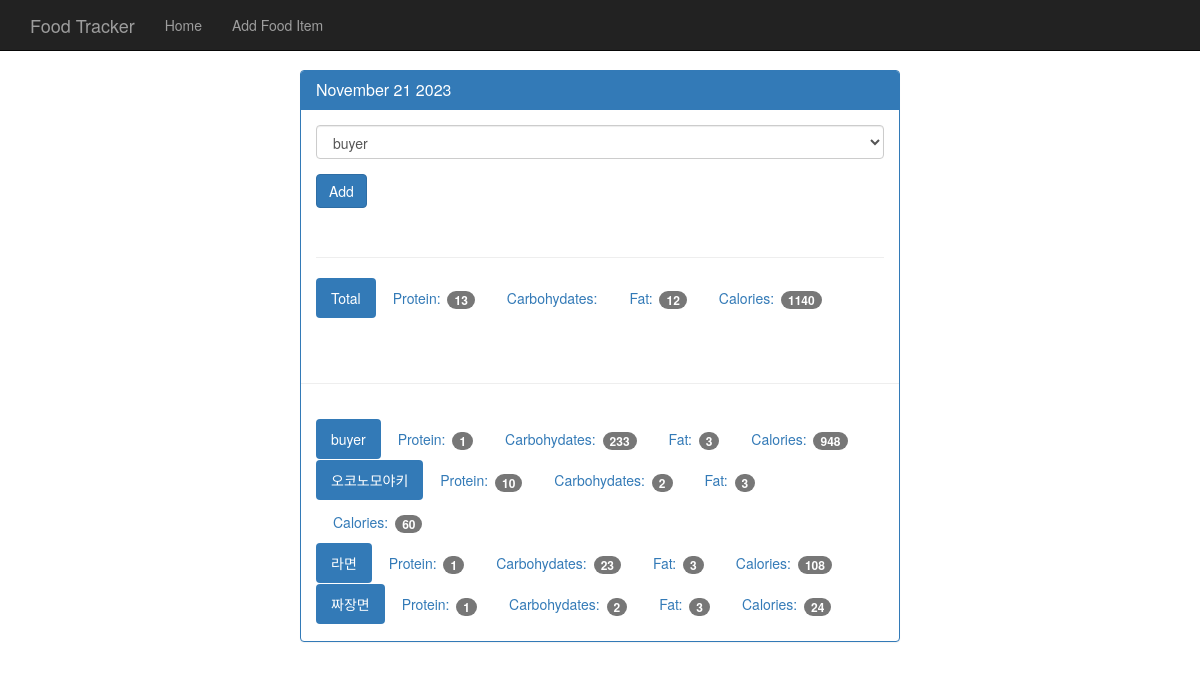
The app's page /view/20231121 with its own data.
### tables this page shows
CREATE TABLE food(
     id integer primary key autoincrement,
     name text not null,
     protein integer not null,
     carbohydrates integer not null,
     fat integer not null,
     calories integer not null

);

### app.py (the view)
@app.route('/view/<date>',methods=['GET','POST'])
def view(date):
    db = get_db()
    cur = db.execute('select id, entry_date from log_date where entry_date=?', [date])
    result = cur.fetchone()
    print(result)
    if request.method =='POST':
        db.execute('''insert into food_date (food_id,log_date_id)
                      values(?,?)''',[request.form['foodname'],result['id']])
        db.commit()
    dateFormate=datetime.strptime(str(result['entry_date']),'%Y%m%d')
    print(dateFormate)
    resultDate = datetime.strftime(dateFormate,'%B %d %Y')
    print(resultDate)
    food_cur =db.execute('select id,name from food')
    foodlist=food_cur.fetchall()
    print(foodlist)
    log_cur=db.execute('''select food.id,food.name,food.protein,food.carbohydrates,food.fat,food.calories from log_date
                          join food_date on food_date.log_date_id = log_date.id
                          join food on food.id = food_date.food_id
                          where log_date.entry_date = ?''',[date])
    log_result =log_cur.fetchall()
    total={}
    total['protein']=0
    total['carbohydrates']=0
    total['fat']=0
    total['calories']=0
    for i in log_result:
        total['protein']+=i['protein']
        total['carbohydrates']+=i['carbohydrates']
        total['fat']+=i['fat']
        total['calories']+=i['calories']
    print(total)
    return render_template('day.html',entry_date=result['entry_date'] ,\
                           result=resultDate,foodlist=foodlist,log_result=log_result,total=total)

### database.py (called while the page is built)
def connet_db():
    sql = sqlite3.connect('food_log.db')
    sql.row_factory=sqlite3.Row
    return sql

def get_db():
    if not hasattr(g,'sqlite3_db'):
            g.sqlite_db = connet_db()
    return g.sqlite_db

### templates/day.html (shortened to what this page needs)
{% extends "base.html" %}
{% block body %}
    <nav class="navbar navbar-inverse navbar-fixed-top">
      <div class="container">
        <div class="navbar-header">
          <a class="navbar-brand" href={{url_for('index')}}>Food Tracker</a>
        </div>
        <div id="navbar" class="navbar-collapse collapse">
          <ul class="nav navbar-nav">
            <li><a href={{url_for('index')}}>Home</a></li>
            <li><a href={{url_for('food')}}>Add Food Item</a></li>
          </ul>
        </div>
      </div>
    </nav>
    <div class="container theme-showcase col-sm-6 col-sm-offset-3" role="main">
      <div class="row">
        <div>
          <div class="panel panel-primary">
            <div class="panel-heading">
              <h3 class="panel-title">{{result}}</h3>
            </div>
            <div class="panel-body">
              <form method="POST" action={{url_for('view',date=entry_date)}}>
                <div class="form-group">
                  <select class="form-control" name="foodname">
                    {% for i in foodlist %}
                    <option value={{i['id']}}>{{i['name']}}</option>
                    {% endfor %}
                  </select>
                </div>
                <button type="submit" class="btn btn-primary">Add</button>
              </form>
              <div class="page-header"></div>
              <ul class="nav nav-pills" role="tablist">
                <li class="active"><a>Total</a></li>
                <li><a>Protein: <span class="badge">{{total.protein}}</span></a></li>
                <li><a>Carbohydates: </a></li>
                <li><a>Fat: <span class="badge">{{total.fat}}</span></a></li>
                <li><a>Calories: <span class="badge">{{total.calories}}</span></a></li>
              </ul>
            </div>
            <div class="page-header"></div>
            <div class="panel-body">
                  {% for i in log_result %}
              <ul class="nav nav-pills" role="tablist">
                <li class="active"><a>{{i.name}}</a></li>
                <li><a>Protein: <span class="badge">{{i.protein}}</span></a></li>
                <li><a>Carbohydates: <span class="badge">{{i.carbohydrates}}</span></a></li>
                <li><a>Fat: <span class="badge">{{i.fat}}</span></a></li>
                <li><a>Calories: <span class="badge">{{i.calories}}</span></a></li>
              </ul>
                 {% endfor %}
            </div>
          </div>
        </div>
      </div>
    </div>
{% endblock %}

### static/theme.css (style rules this page uses)
body { padding-top: 70px; padding-bottom: 30px; }

### records on screen
food: name "buyer", protein "1", carbohydrates "233", fat "3", calories "948"
food: name "오코노모야키", protein "10", carbohydrates "2", fat "3", calories "60"
food: name "라면", protein "1", carbohydrates "23", fat "3", calories "108"
food: name "짜장면", protein "1", carbohydrates "2", fat "3", calories "24"

### other values on screen
{{ result }} "November 21 2023"
{{ total.protein }} "13"
{{ total.fat }} "12"
{{ total.calories }} "1140"
form field foodname "buyer"
